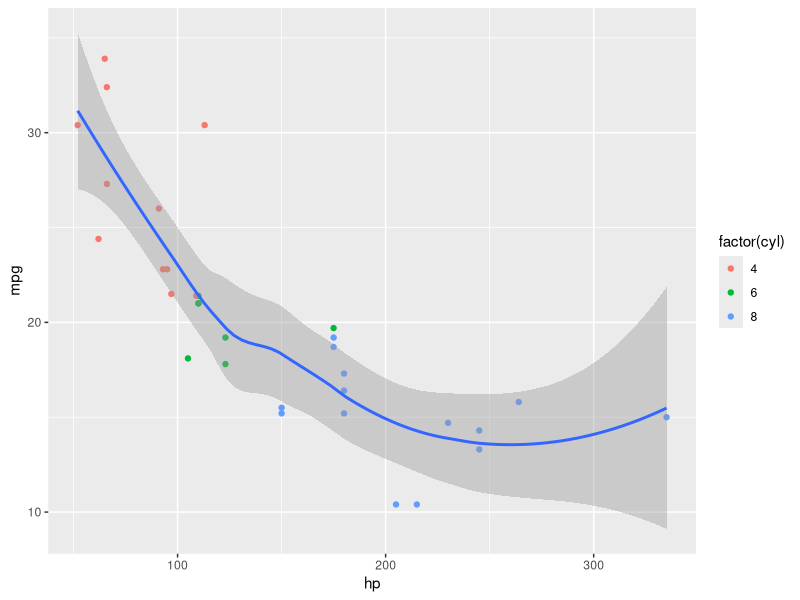

Here is the R script that generated this plot:
## ---- chunk 1
#| message: false
#| warning: false

library(tidyverse)

mtcars <- as_tibble(datasets::mtcars)

ggplot(mtcars, aes(x = hp, y = mpg)) +
  geom_point(aes(color = factor(cyl))) +
  geom_smooth()
